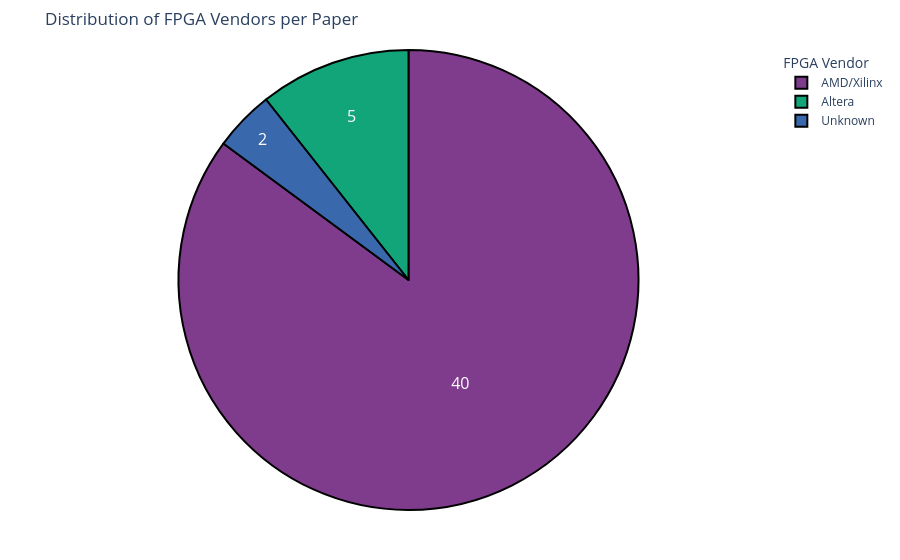

The code cell stored with this chart in its notebook:
### Code cell
# Replace None values with "Unknown" for better visualization
tmp_df = research_df['FPGA Vendor'].fillna("Unknown")
pie_chart(tmp_df, 'FPGA Vendor', 'Distribution of FPGA Vendors per Paper', textinfo='value')

### Figure 1 — Plotly figure (JSON) as saved in the notebook; plotly's stock layout.template omitted (floating-point values rounded to 4 significant figures)
{"data": [{"domain": {"x": [0, 1], "y": [0, 1]}, "hole": 0, "hovertemplate": "FPGA Vendor=%{label}<extra></extra>", "labels": ["AMD/Xilinx", "AMD/Xilinx", "Unknown", "AMD/Xilinx", "AMD/Xilinx", "AMD/Xilinx", "AMD/Xilinx", "AMD/Xilinx", "AMD/Xilinx", "Unknown", "Altera", "AMD/Xilinx", "Altera", "AMD/Xilinx", "Altera", "AMD/Xilinx", "AMD/Xilinx", "AMD/Xilinx", "AMD/Xilinx", "AMD/Xilinx", "AMD/Xilinx", "AMD/Xilinx", "AMD/Xilinx", "AMD/Xilinx", "AMD/Xilinx", "AMD/Xilinx", "AMD/Xilinx", "Altera", "AMD/Xilinx", "AMD/Xilinx", "AMD/Xilinx", "AMD/Xilinx", "AMD/Xilinx", "AMD/Xilinx", "Altera", "AMD/Xilinx", "AMD/Xilinx", "AMD/Xilinx", "AMD/Xilinx", "AMD/Xilinx", "AMD/Xilinx", "AMD/Xilinx", "AMD/Xilinx", "AMD/Xilinx", "AMD/Xilinx", "AMD/Xilinx", "AMD/Xilinx"], "legendgroup": "", "marker": {"line": {"color": "#000000", "width": 2}}, "name": "", "showlegend": true, "textfont": {"size": 16}, "textinfo": "value", "type": "pie"}], "layout": {"legend": {"title": {"text": "FPGA Vendor"}, "tracegroupgap": 0}, "margin": {"b": 50, "l": 50, "r": 50, "t": 50}, "piecolorway": ["rgb(127, 60, 141)", "rgb(17, 165, 121)", "rgb(57, 105, 172)", "rgb(242, 183, 1)", "rgb(231, 63, 116)", "rgb(128, 186, 90)", "rgb(230, 131, 16)", "rgb(0, 134, 149)", "rgb(207, 28, 144)", "rgb(249, 123, 114)", "rgb(165, 170, 153)"], "title": {"text": "Distribution of FPGA Vendors per Paper"}}}
